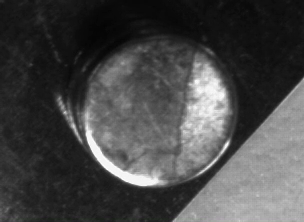
#> input picture frame 22 of GO_Lang/GOCV/video/Video_20230920115011534.avi, 304 x 222 px, given in place of the camera
$ jupyter execute project.ipynb
#> lines starting #> are read from the running program, lines starting #| are printed output that depends on the picture; after the words box and inside, x2 and y2 are one past the last pixel; in counts of white or black regions, pixels touching at a corner belong together
[cell 1]
import cv2
import numpy as np
import time

# Brio camera setup
cameraNumber=0
fourcc = cv2.VideoWriter_fourcc(*'H264')   # 'M','J','P','G', *'XVID', *'H264'
cap = cv2.VideoCapture()
out=cv2.VideoWriter('output.mp4', fourcc, 20.0, (1500, 800))
cap.open(cameraNumber + 1 + cv2.CAP_DSHOW)

if not cap.isOpened():
    print("Error: Could not open Logitech Brio webcam.")
    exit()

cap.set(cv2.CAP_PROP_FRAME_WIDTH, 1500)
cap.set(cv2.CAP_PROP_FRAME_HEIGHT, 800)
cap.set(cv2.CAP_PROP_FPS, 1)

cap.set(cv2.CAP_PROP_AUTOFOCUS,0)  # Turn off auto-focus
cap.set(cv2.CAP_PROP_FOCUS, 115) # Set the focus

# Detection
while True:
    ret, frame = cap.read()
#> frame is the input picture: shape (222, 304, 3); mean B, G, R 71.5, 71.6, 71.6

    # Pre-processing
    gray = cv2.cvtColor(frame, cv2.COLOR_BGR2GRAY)
    blurred = cv2.GaussianBlur(gray, (9,9), 0)
    _, thresh = cv2.threshold(blurred, 160, 255, cv2.THRESH_BINARY)
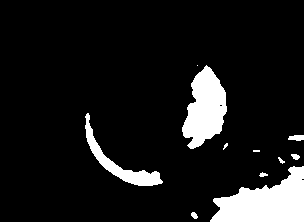
#> thresh: shape (222, 304); 10.3% white; 11 white regions (3 under 20 px)
    contours, _ = cv2.findContours(thresh, cv2.RETR_EXTERNAL, cv2.CHAIN_APPROX_SIMPLE)
#> contours = 11 contours, 5 with area under 20; largest, box (x1, y1, x2, y2) and area: (210, 166, 304, 222) 3088, (182, 65, 227, 149) 2265, (85, 113, 163, 186) 990, (288, 135, 304, 141) 58, (291, 154, 300, 160) 28, (191, 212, 198, 219) 25

    # Circle detection using Hough Circle Transform
    circles = cv2.HoughCircles(
        gray, cv2.HOUGH_GRADIENT, dp=1, minDist=50, param1=100, param2=30, minRadius=330, maxRadius=350
    )
#> circles = None

    if circles is not None:
        circles = np.uint16(np.around(circles))
        for i in circles[0, :]:
            # Draw the outer circle
            cv2.circle(frame, (i[0], i[1]), i[2], (0, 255, 0), 2)
            cv2.circle(frame, (i[0], i[1]), 2, (0, 0, 255), 3)

            # Countours detection enclosed by circle
            count = 0
            for contour in contours:
                (x, y), radius = cv2.minEnclosingCircle(contour)
                center = (int(x), int(y))
                distance = np.sqrt((i[0] - center[0])**2 + (i[1] - center[1])**2)
                if distance <= i[2]:
                    count += 1
                    cv2.drawContours(frame, [contour], -1, (255, 0, 0), 2)

                # Display the count and condition result
                if count <= 30:
                   condition_result = "Good"
                else:
                   condition_result = "Not Good"

            # Display the count
            cv2.putText(frame, f"Count: {count}", (i[0] - 20, i[1] - 30), cv2.FONT_HERSHEY_SIMPLEX, 0.5, (0, 0, 255), 2)
            cv2.putText(frame, f"Condition: {condition_result}", (100, 100), cv2.FONT_HERSHEY_SIMPLEX, 1, (255,255,255), 4, cv2.LINE_AA)

    # Display the frame
    cv2.imshow("Logitech Brio Webcam", frame)
    if cv2.waitKey(1) & 0xFF == ord('q'):
#> (key q is pressed here)
        break

cap.release()
cv2.destroyAllWindows()

[cell 2]
import cv2
import numpy as np

threshold_value = 100
focus_value = 50

minRadius = 100
maxRadius = 150

# Callback function for trackbar
def update_threshold(val):
    global threshold_value
    threshold_value = val

# Callback function for the focus trackbar
def update_focus(val):
    global focus_value
    focus_value = val

# Callback function for the focus trackbar
def update_minRadius(val):
    global minRadius
    minRadius = val

# Callback function for the focus trackbar
def update_maxRadius(val):
    global maxRadius
    maxRadius = val

# Brio camera setup
cameraNumber=0
fourcc = cv2.VideoWriter_fourcc('M','J','P','G')  # 'M','J','P','G', *'XVID', *'H264'
cap = cv2.VideoCapture()
cap.open(cameraNumber + 1 + cv2.CAP_DSHOW)

if not cap.isOpened():
    print("Error: Could not open Logitech Brio webcam.")
    exit()

cap.set(cv2.CAP_PROP_FRAME_WIDTH, 1400)
cap.set(cv2.CAP_PROP_FRAME_HEIGHT, 1200)
cap.set(cv2.CAP_PROP_FPS, 60)

cap.set(cv2.CAP_PROP_AUTOFOCUS,0)  # Turn off auto-focus
#cap.set(cv2.CAP_PROP_FOCUS, 115) # Set the focus

# Create a window and trackbar for thresholding
cv2.namedWindow('Video with Contours')
cv2.createTrackbar('Threshold', 'Video with Contours', threshold_value, 255, update_threshold)
cv2.createTrackbar('Focus', 'Video with Contours', focus_value, 255, update_focus)
cv2.createTrackbar('minRadius', 'Video with Contours', minRadius, 400, update_minRadius)
cv2.createTrackbar('maxRadius', 'Video with Contours', maxRadius, 600, update_minRadius)

# Detection
while True:
    ret, frame = cap.read()

    # Set the focus value from the trackbar
    cap.set(cv2.CAP_PROP_FOCUS, focus_value)

    # Pre-processing
    gray = cv2.cvtColor(frame, cv2.COLOR_BGR2GRAY)
    blurred = cv2.GaussianBlur(gray, (9,9), 0)

    # Get the threshold value from the trackbar
    threshold_value = cv2.getTrackbarPos('Threshold', 'Video with Contours')
    minRadius = cv2.getTrackbarPos('minRadius', 'Video with Contours')
    maxRadius = cv2.getTrackbarPos('maxRadius', 'Video with Contours')


    # Apply thresholding
    _, thresh = cv2.threshold(blurred, threshold_value, 255, cv2.THRESH_BINARY)
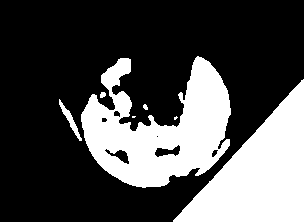
#> thresh: shape (222, 304); 30.6% white; 7 white regions (2 under 20 px)
    contours, _ = cv2.findContours(thresh, cv2.RETR_EXTERNAL, cv2.CHAIN_APPROX_SIMPLE)
#> contours = 7 contours, 3 with area under 20; largest, box (x1, y1, x2, y2) and area: (81, 56, 231, 188) 10893, (173, 79, 304, 222) 9266, (59, 99, 82, 141) 168, (100, 92, 106, 98) 20

    # Circle detection using Hough Circle Transform
    circles = cv2.HoughCircles(
        gray, cv2.HOUGH_GRADIENT, dp=1, minDist=50, param1=100, param2=30, minRadius=minRadius, maxRadius=maxRadius
    )

    if circles is not None:
        circles = np.uint16(np.around(circles))
        for i in circles[0, :]:
            # Draw the outer circle
            cv2.circle(frame, (i[0], i[1]), i[2], (0, 255, 0), 2)
            cv2.circle(frame, (i[0], i[1]), 2, (0, 0, 255), 3)

            # Countours detection enclosed by circle
            count = 0
            for contour in contours:
                (x, y), radius = cv2.minEnclosingCircle(contour)
                center = (int(x), int(y))
                distance = np.sqrt((i[0] - center[0])**2 + (i[1] - center[1])**2)
                if distance <= i[2]:
                    count += 1
                    cv2.drawContours(frame, [contour], -1, (255, 0, 0), 2)

                # Display the count and condition result
                if count <= 2:
                   condition_result = "Good"
                else:
                   condition_result = "Not Good"

            # Display the count
            cv2.putText(frame, f"Count: {count}", (i[0] - 20, i[1] - 30), cv2.FONT_HERSHEY_SIMPLEX, 0.5, (0, 0, 255), 2)
            cv2.putText(frame, f"Condition: {condition_result}", (100, 100), cv2.FONT_HERSHEY_SIMPLEX, 1, (255,255,255), 4, cv2.LINE_AA) #(i[0] - 20, i[1] - 10), cv2.FONT_HERSHEY_SIMPLEX, 0.5, (0, 0, 255), 2)

# Display the frame
    cv2.imshow("Video with Contours", frame)

    if cv2.waitKey(1) & 0xFF == ord('q'):
#> (key q is pressed here)
        break

# Release the video writer
cap.release()
cv2.destroyAllWindows()

[cell 3]
import cv2
import numpy as np

# Global variables for ROI parameters
roi_center = (700, 300)  # Example center of the circle (x, y)
roi_radius = 300  # Example radius

threshold_value = 100
focus_value = 50

# Callback function for the threshold trackbar
def update_threshold(val):
    global threshold_value
    threshold_value = val

# Callback function for the focus trackbar
def update_focus(val):
    global focus_value
    focus_value = val

# Callback function for the radius trackbar
def update_radius(val):
    global roi_radius
    roi_radius = val


# Brio camera setup
cameraNumber=0
fourcc = cv2.VideoWriter_fourcc('M','J','P','G')  # 'M','J','P','G', *'XVID', *'H264'
cap = cv2.VideoCapture()
cap.open(cameraNumber + 1 + cv2.CAP_DSHOW)

if not cap.isOpened():
    print("Error: Could not open Logitech Brio webcam.")
    exit()

cap.set(cv2.CAP_PROP_FRAME_WIDTH, 1400)
cap.set(cv2.CAP_PROP_FRAME_HEIGHT, 1200)
cap.set(cv2.CAP_PROP_FPS, 60)

cap.set(cv2.CAP_PROP_AUTOFOCUS,0)  # Turn off auto-focus
#cap.set(cv2.CAP_PROP_FOCUS, 115) # Set the focus

# Create a window and trackbar for thresholding
cv2.namedWindow('Video with Contours')
cv2.createTrackbar('Threshold', 'Video with Contours', threshold_value, 255, update_threshold)
cv2.createTrackbar('Focus', 'Video with Contours', focus_value, 255, update_focus)
cv2.createTrackbar('Radius', 'Video with Contours', roi_radius, 500, update_focus)

# Detection
while True:
    ret, frame = cap.read()

    # Set the focus value from the trackbar
    cap.set(cv2.CAP_PROP_FOCUS, focus_value)

    # Pre-processing
    gray = cv2.cvtColor(frame, cv2.COLOR_BGR2GRAY)
    blurred = cv2.GaussianBlur(gray, (9,9), 0)

    # Create a mask for the circular ROI
    mask = np.zeros_like(gray)
    cv2.circle(mask, roi_center, roi_radius, 255, 1)
#> mask: shape (222, 304); every value is 0

    # Apply the mask to the blurred frame
    roi = cv2.bitwise_and(blurred, blurred, mask=mask)

    # Get the threshold value from the trackbar
    threshold_value = cv2.getTrackbarPos('Threshold', 'Video with Contours')
    roi_radius = cv2.getTrackbarPos('Radius', 'Video with Contours')

    # Apply thresholding
    _, thresh = cv2.threshold(blurred, threshold_value, 255, cv2.THRESH_BINARY)
    contours, _ = cv2.findContours(thresh, cv2.RETR_EXTERNAL, cv2.CHAIN_APPROX_SIMPLE)

    # Draw the circular ROI
    cv2.circle(frame, roi_center, roi_radius, (0, 255, 0), 2)

    # Detect and draw the contours enclosed by the circular ROI
    enclosed_contours = 0  # Counter for enclosed contours
    for contour in contours:
        # Calculate the centroid of the contour
        M = cv2.moments(contour)
        if M['m00'] != 0:
            cx = int(M['m10'] / M['m00'])
            cy = int(M['m01'] / M['m00'])

            # Calculate the distance from the centroid to the ROI center
            distance = np.sqrt((cx - roi_center[0]) ** 2 + (cy - roi_center[1]) ** 2)

            # Draw the contour if it is within the circular ROI
            if distance <= roi_radius:
                cv2.drawContours(frame, [contour], -1, (255, 0, 0), 2)
                enclosed_contours += 1
#> this loop made 7 passes
#> (contour, cx, cy, distance) on pass 2: ([[132, 116], [132, 117], [134, 117], [135, 116]], 133, 116, 596.1)
#> (cx, cy, distance) on passes 1, 3, 4, 5, 6, 7: (175, 117, 556), (144, 106, 588.9), (69, 119, 656.4), (102, 94, 632.5), (259, 173, 458.9), (159, 130, 567.1)
#> after the loop, enclosed_contours = 0

    # Display the number of contours detected within the ROI
    #cv2.putText(frame, f"Contours: {enclosed_contours}", (100, 70), cv2.FONT_HERSHEY_SIMPLEX, 1, (255, 255, 255), 4, cv2.LINE_AA)

    # Display whether it's "Good" or "Bad" based on the number of enclosed contours
    condition_result = "Good" if enclosed_contours <= 1 else "Bad"
#> condition_result = 'Good'
    cv2.putText(frame, f"Condition: {condition_result}", (100, 100), cv2.FONT_HERSHEY_SIMPLEX, 1, (255, 255, 255), 4, cv2.LINE_AA)
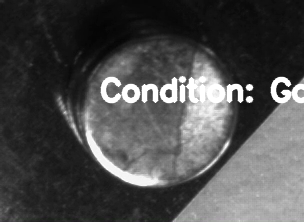
#> frame: shape (222, 304, 3); 4.71% of pixels changed, all inside (x1, y1, x2, y2) = (100, 76, 304, 104)

    # Display the frame
    cv2.imshow("Video with Contours", frame)

    if cv2.waitKey(1) & 0xFF == ord('q'):
#> (key q is pressed here)
        break

# Release the video writer
cap.release()
cv2.destroyAllWindows()

$ run again, starting later in the video
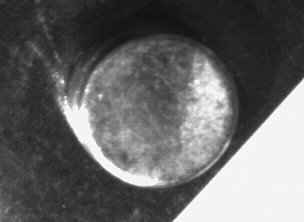
#> input picture frame 100 of GO_Lang/GOCV/video/Video_20230920115011534.avi, 304 x 222 px, given in place of the camera
#> frame is the input picture: shape (222, 304, 3); mean B, G, R 103, 103, 103
#> `_, thresh = cv2.threshold(blurred, 160, 255, cv2.THRESH_BINARY)`:
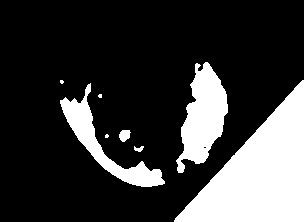
#> thresh: shape (222, 304); 22.5% white; 8 white regions (3 under 20 px)
#> `contours, _ = cv2.findContours(thresh, cv2.RETR_EXTERNAL, cv2.CHAIN_AP..`: contours = 8 contours, 3 with area under 20; largest, box (x1, y1, x2, y2) and area: (174, 80, 304, 222) 9238, (176, 62, 228, 173) 3054, (60, 83, 165, 187) 2190, (119, 130, 131, 142) 89, (134, 146, 144, 152) 26
#> circles = None
#> `contours, _ = cv2.findContours(thresh, cv2.RETR_EXTERNAL, cv2.CHAIN_AP..`: contours = 4 contours; box (x1, y1, x2, y2) and area: (52, 52, 233, 188) 15105, (172, 78, 304, 222) 9570, (0, 203, 9, 222) 72, (136, 46, 146, 52) 32
#> mask: shape (222, 304); every value is 0
#> the loop `for contour in contours:` made 4 passes
#> (cx, cy, distance) on passes 1 to 4: (2, 211, 703.7), (258, 172, 460.2), (148, 123, 579.7), (140, 48, 614.1)
#> after the loop `for contour in contours:`: enclosed_contours = 0
#> condition_result = 'Good'
#> `cv2.putText(frame, f"Condition: {condition_result}", (100, 100), cv2.F..`:
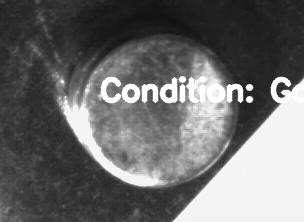
#> frame: shape (222, 304, 3); 4.69% of pixels changed, all inside (x1, y1, x2, y2) = (100, 76, 304, 104)

$ run again, starting later in the video
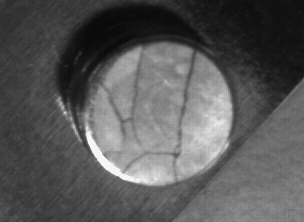
#> input picture frame 178 of GO_Lang/GOCV/video/Video_20230920115011534.avi, 304 x 222 px, given in place of the camera
#> frame is the input picture: shape (222, 304, 3); mean B, G, R 87.9, 87.9, 87.9
#> `_, thresh = cv2.threshold(blurred, 160, 255, cv2.THRESH_BINARY)`:
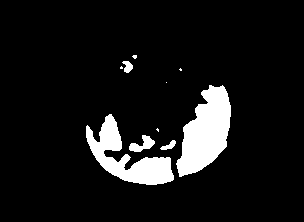
#> thresh: shape (222, 304); 8.8% white; 10 white regions (5 under 20 px)
#> `contours, _ = cv2.findContours(thresh, cv2.RETR_EXTERNAL, cv2.CHAIN_AP..`: contours = 10 contours, 5 with area under 20; largest, box (x1, y1, x2, y2) and area: (176, 85, 231, 177) 2939, (86, 114, 174, 185) 2274, (129, 135, 155, 152) 190, (122, 61, 133, 73) 68, (160, 140, 176, 150) 59
#> circles = None
#> `contours, _ = cv2.findContours(thresh, cv2.RETR_EXTERNAL, cv2.CHAIN_AP..`: contours = 4 contours; box (x1, y1, x2, y2) and area: (81, 44, 234, 189) 16924, (174, 90, 304, 222) 8496, (56, 97, 81, 143) 242, (160, 191, 176, 204) 78
#> mask: shape (222, 304); every value is 0
#> the loop `for contour in contours:` made 4 passes
#> (cx, cy, distance) on passes 1 to 4: (166, 197, 543.8), (67, 117, 658.9), (260, 176, 457.1), (158, 117, 572.1)
#> after the loop `for contour in contours:`: enclosed_contours = 0
#> condition_result = 'Good'
#> `cv2.putText(frame, f"Condition: {condition_result}", (100, 100), cv2.F..`:
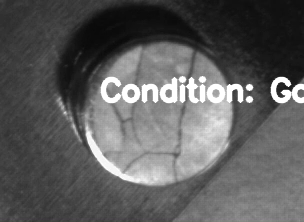
#> frame: shape (222, 304, 3); 4.74% of pixels changed, all inside (x1, y1, x2, y2) = (100, 76, 304, 104)
